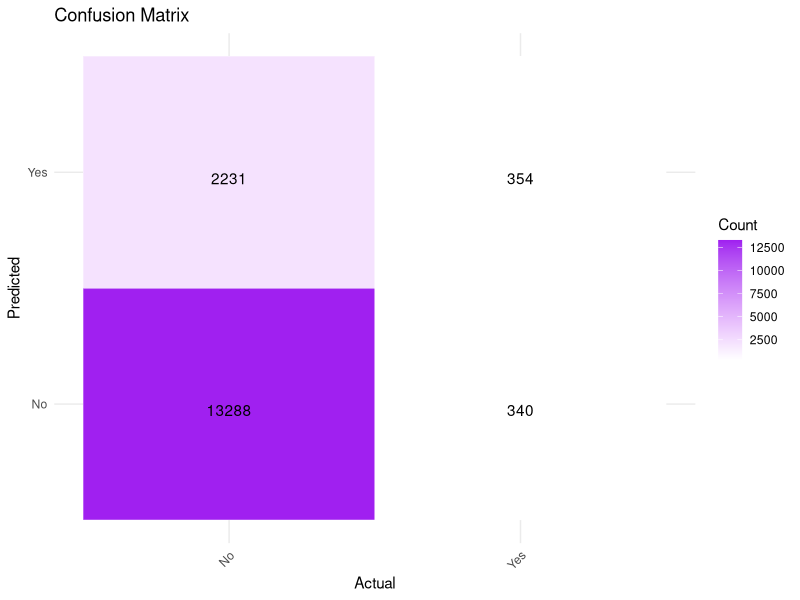
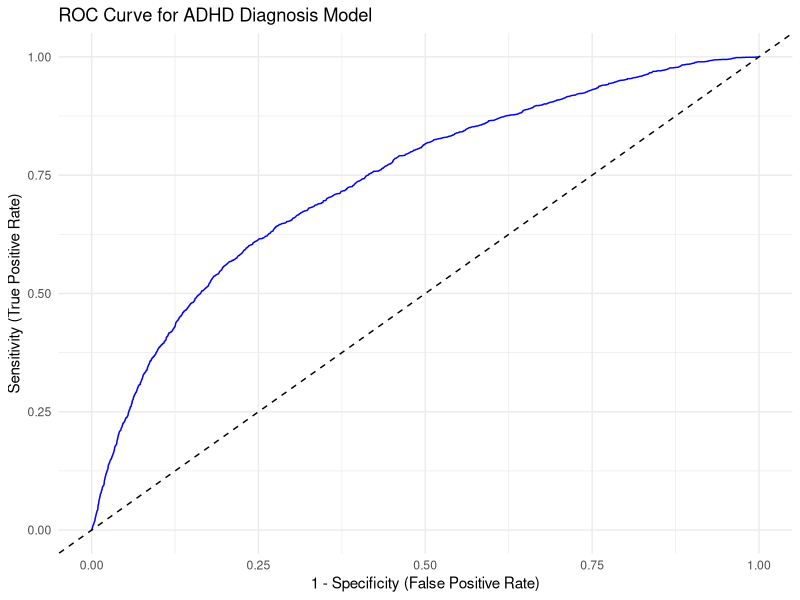

Recreate these plots in R, in order. (Note: this script raises an error after producing the figures.)
## ---- chunk 1
library(dplyr)
library(MASS)
library(ggplot2)
library(readr)
library(caret)
library(pROC)
library(tidyr)

df <- read_csv("sub_data.csv")

head(df)
nrow(df)
summary(df)
## ---- chunk 2
# Check levels of categorical variables to ensure there are at least two levels
table(df$k2q31a)  # Should have both "Yes" and "No"
table(df$screentime)  # Should have all 5 categories of screentime
table(df$physactiv) 
table(df$k7q04r_r)
table(df$k2q31c)
table(df$sc_sex)

## ---- chunk 3

#making my variables
df_model <- df %>%
  filter(!is.na(k2q31a) & !is.na(screentime) & !is.na(sc_age_years) & 
           !is.na(sc_sex) & !is.na(grades) & !is.na(k7q04r_r) & !is.na(physactiv))

df_model <- df_model %>%
  mutate(
    
    adhd_diag = relevel(factor(k2q31a, levels = c(1, 2), labels = c("Yes", "No")), ref = "No"),
    
    #adhd_severity = factor(k2q31c, ordered = TRUE),
    
    sc_sex = factor(sc_sex, levels = c(1, 2), labels = c("Male", "Female"))
    
  )
df_model$
df_model <- df_model %>%
  mutate(
    grades = factor(grades, levels = c(1, 2, 3, 4, 5, 6), 
                    labels = c("Mostly A's", "Mostly A's and B's", "Mostly B's and C's", 
                               "Mostly C's and D's", "Mostly D's or lower", "No grades provided")),
    
    k7q04r_r = factor(k7q04r_r, levels = c(1, 2, 3), 
                      labels = c("None", "1 time", "2 or more times")),
    
    physactiv = factor(physactiv, levels = c(1, 2, 3, 4), 
                       labels = c("0 days", "1-3 days", "4-6 days", "Every day"))
  )

df_model$screentime <- factor(df_model$screentime, 
                               levels = c(1, 2, 3, 4, 5), 
                               labels = c("Less than 1 hour", "1 hour", "2 hours", "3 hours", "4 or more hours"), 
                               ordered = TRUE)
#str(df_model)
#summary(df_model)
print(paste("n = ", nrow(df_model)))

set.seed(42)

train_index <- createDataPartition(df_model$adhd_diag, p = 0.5, list = FALSE)
train_data <- df_model[train_index, ]
test_data <- df_model[-train_index, ]
print(paste("training data:", nrow(train_data)))
print(paste("testing data:", nrow(test_data)))

#model making
binary_logit <- glm(adhd_diag ~ screentime + k7q04r_r + grades + sc_age_years + 
    sc_sex + physactiv + screentime:sc_age_years, family = binomial, data = train_data)

test_data$predicted_prob <- predict(binary_logit, newdata = test_data, type = "response")

test_data$predicted_class <- ifelse(test_data$predicted_prob > 0.5, "Yes", "No")

conf_matrix <- table(Predicted = test_data$predicted_class, Actual = test_data$adhd_diag)
print(conf_matrix)

accuracy <- sum(diag(conf_matrix)) / sum(conf_matrix)

print(accuracy)



## ---- chunk 4
summary(binary_logit)
## ---- chunk 5
# Generate predictions on the test data
predicted_probs <- predict(binary_logit, newdata = test_data, type = "response")
predicted_class <- ifelse(predicted_probs > 0.5, "Yes", "No")

# Create confusion matrix
conf_matrix <- table(Predicted = predicted_class, Actual = test_data$adhd_diag)
print(conf_matrix)

# Calculate accuracy, sensitivity, specificity
accuracy <- sum(diag(conf_matrix)) / sum(conf_matrix)
sensitivity <- conf_matrix["Yes", "Yes"] / sum(conf_matrix[ , "Yes"])
specificity <- conf_matrix["No", "No"] / sum(conf_matrix[ , "No"])
print(paste("Accuracy:", round(accuracy, 3)))
print(paste("Sensitivity:", round(sensitivity, 3)))
print(paste("Specificity:", round(specificity, 3)))

# Prepare data for ggplot
conf_matrix_df <- as.data.frame.matrix(conf_matrix)
conf_matrix_df$Actual <- rownames(conf_matrix_df)
conf_matrix_long <- tidyr::pivot_longer(conf_matrix_df, cols = -Actual, names_to = "Predicted", values_to = "Count")

# Create heatmap
ggplot(conf_matrix_long, aes(x = Actual, y = Predicted, fill = Count)) +
  geom_tile(color = "white") +
  geom_text(aes(label = Count), vjust = 1) +
  scale_fill_gradient(low = "white", high = "purple") +
  labs(x = "Actual", y = "Predicted", title = "Confusion Matrix") +
  theme_minimal() +
  theme(axis.text.x = element_text(angle = 45, hjust = 1))
## ---- chunk 6
# Calculate the ROC curve
roc_obj <- roc(test_data$adhd_diag, test_data$predicted_prob, levels=c("No", "Yes"))

# Create a data frame from the ROC object
roc_data <- data.frame(
  specificity = roc_obj$specificities,
  sensitivity = roc_obj$sensitivities
)

# Plot the ROC curve using ggplot2
roc_curve <- ggplot(data = roc_data, aes(x = 1 - specificity, y = sensitivity)) +
  geom_line(colour = "blue") +
  geom_abline(linetype = "dashed") +
  labs(title = "ROC Curve for ADHD Diagnosis Model", x = "1 - Specificity (False Positive Rate)", 
       y = "Sensitivity (True Positive Rate)") +
  theme_minimal()

print(roc_curve)

# Get the AUC (Area Under the Curve) value
auc_value <- auc(roc_obj)
print(auc_value)

## ---- chunk 7
df <- read_csv("sub_data.csv")

# Mutate and relevel factors
df <- df %>%
  mutate(
    adhd_severity = factor(k2q31c, levels = c(1, 2, 3),
                           labels = c("Mild", "Moderate", "Severe"),
                           ordered = TRUE),
    adhd_diag = factor(k2q31a)
  )

# dropping nulls, and also making sure we are only looking at people WITH adhd
df_ord <- df %>%
  dplyr::select(adhd_diag, adhd_severity, screentime) %>%
  filter(adhd_diag == 1 & !is.na(adhd_severity) & !is.na(screentime))
print(nrow(df_ord))

ord_model <- polr(adhd_severity ~ screentime, data = df_ord, Hess = TRUE)

# Summary of model
summary_ord_model <- summary(ord_model)

# Extract coefficients and compute p-values
coefs <- coef(summary_ord_model)
p_values <- pnorm(abs(coefs[, "t value"]), lower.tail = FALSE) * 2
coefs <- cbind(coefs, "p value" = p_values)

# Printing full results with specified digits
print(coefs, digits = 4)



## ---- chunk 8
newdata_screentime <- with(df_ord, data.frame(screentime = seq(min(screentime), max(screentime), length.out = 100)))

predicted_probs <- predict(ord_model, newdata = newdata_screentime, type = "probs")

pred_df <- as.data.frame(predicted_probs)
pred_df$screentime <- newdata_screentime$screentime

long_pred_df <- pivot_longer(pred_df, cols = c("Mild", "Moderate", "Severe"), names_to = "Severity", values_to = "Probability")

# Create separate plots for each severity level
plot_mild <- ggplot(long_pred_df[long_pred_df$Severity == "Mild", ], aes(x = screentime, y = Probability)) +
  geom_line(color = "blue", linewidth = 2) +
  labs(x = "Screen Time", y = "Probability", title = "Mild Severity") +
  theme_minimal() +
  theme(plot.title = element_text(face = "bold", size = 12))

plot_moderate <- ggplot(long_pred_df[long_pred_df$Severity == "Moderate", ], aes(x = screentime, y = Probability)) +
  geom_line(color = "green", linewidth = 2) +
  labs(x = "Screen Time", y = "Probability", title = "Moderate Severity") +
  theme_minimal() +
  theme(plot.title = element_text(face = "bold", size = 12))

plot_severe <- ggplot(long_pred_df[long_pred_df$Severity == "Severe", ], aes(x = screentime, y = Probability)) +
  geom_line(color = "red", linewidth = 2) +
  labs(x = "Screen Time", y = "Probability", title = "Severe Severity") +
  theme_minimal() +
  theme(plot.title = element_text(face = "bold", size = 12))

# Arrange the plots in a grid
grid_plot <- grid.arrange(plot_mild, plot_moderate, plot_severe, nrow = 3, ncol = 1, heights = c(1, 1, 1))

ggsave("combined_plot.png", grid_plot, width = 16, height = 12, dpi = 300)
